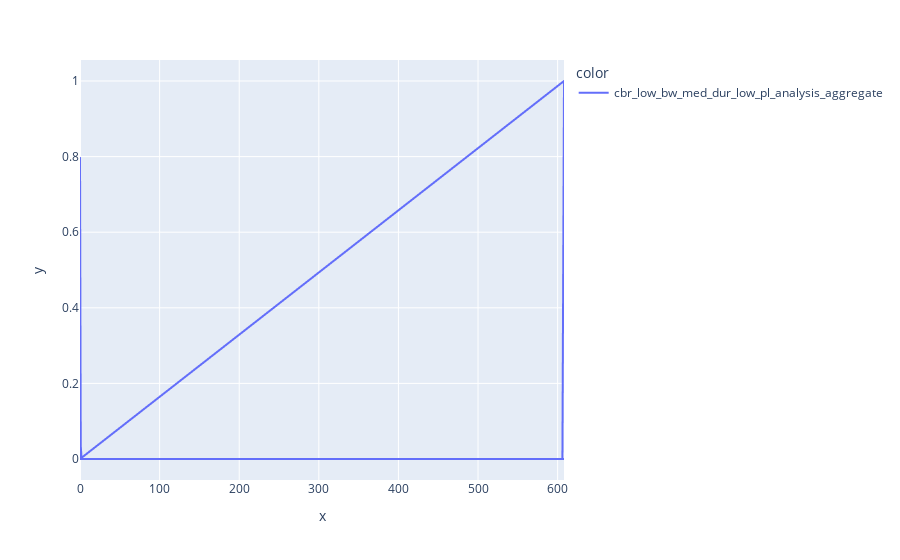

Notebook code cell kept with this figure:
### Code cell
fig = px.line(x=new_agg_df_aggregate.index, y=new_agg_df_aggregate['packet_loss'], color=new_agg_df_aggregate['_measurement'], template='simple_white')

fig.update_xaxes(
    title="Timestamp (s)",
    showline=True,
    linecolor="black",
    linewidth=1,
    mirror=True,
    gridcolor="LightGray",
    showgrid=True
)
fig.update_yaxes(
    title="One-way delay (s)",
    showline=True,
    linecolor="black",
    linewidth=1,
    mirror=True,
    gridcolor="LightGray",
    showgrid=True
)

fig.update_layout(
    legend_title_text="Run index"
)

newLegendNames = {
    'cbr_low_bw_med_dur_low_pl_1_analysis_aggregate': '1',
    'cbr_low_bw_med_dur_low_pl_2_analysis_aggregate': '2',
    'cbr_low_bw_med_dur_low_pl_3_analysis_aggregate': '3'
}

fig.for_each_trace(lambda t: t.update(name=newLegendNames[t.name]))

fig.show()

### Figure 1 — Plotly figure (JSON) as saved in the notebook; plotly's stock layout.template omitted (floating-point values rounded to 4 significant figures; data arrays with more than 128 entries replaced by an {"elided": "..."} marker saying what was removed)
{"data": [{"hovertemplate": "color=cbr_low_bw_med_dur_low_pl_analysis_aggregate<br>x=%{x}<br>y=%{y}<extra></extra>", "legendgroup": "cbr_low_bw_med_dur_low_pl_analysis_aggregate", "line": {"color": "#636efa", "dash": "solid"}, "marker": {"symbol": "circle"}, "mode": "lines", "name": "cbr_low_bw_med_dur_low_pl_analysis_aggregate", "showlegend": true, "type": "scattergl", "x": {"elided": "1809 float values"}, "xaxis": "x", "y": {"elided": "1809 float values"}, "yaxis": "y"}], "layout": {"legend": {"title": {"text": "color"}, "tracegroupgap": 0}, "margin": {"t": 60}, "xaxis": {"anchor": "y", "domain": [0, 1], "title": {"text": "x"}}, "yaxis": {"anchor": "x", "domain": [0, 1], "title": {"text": "y"}}}}
